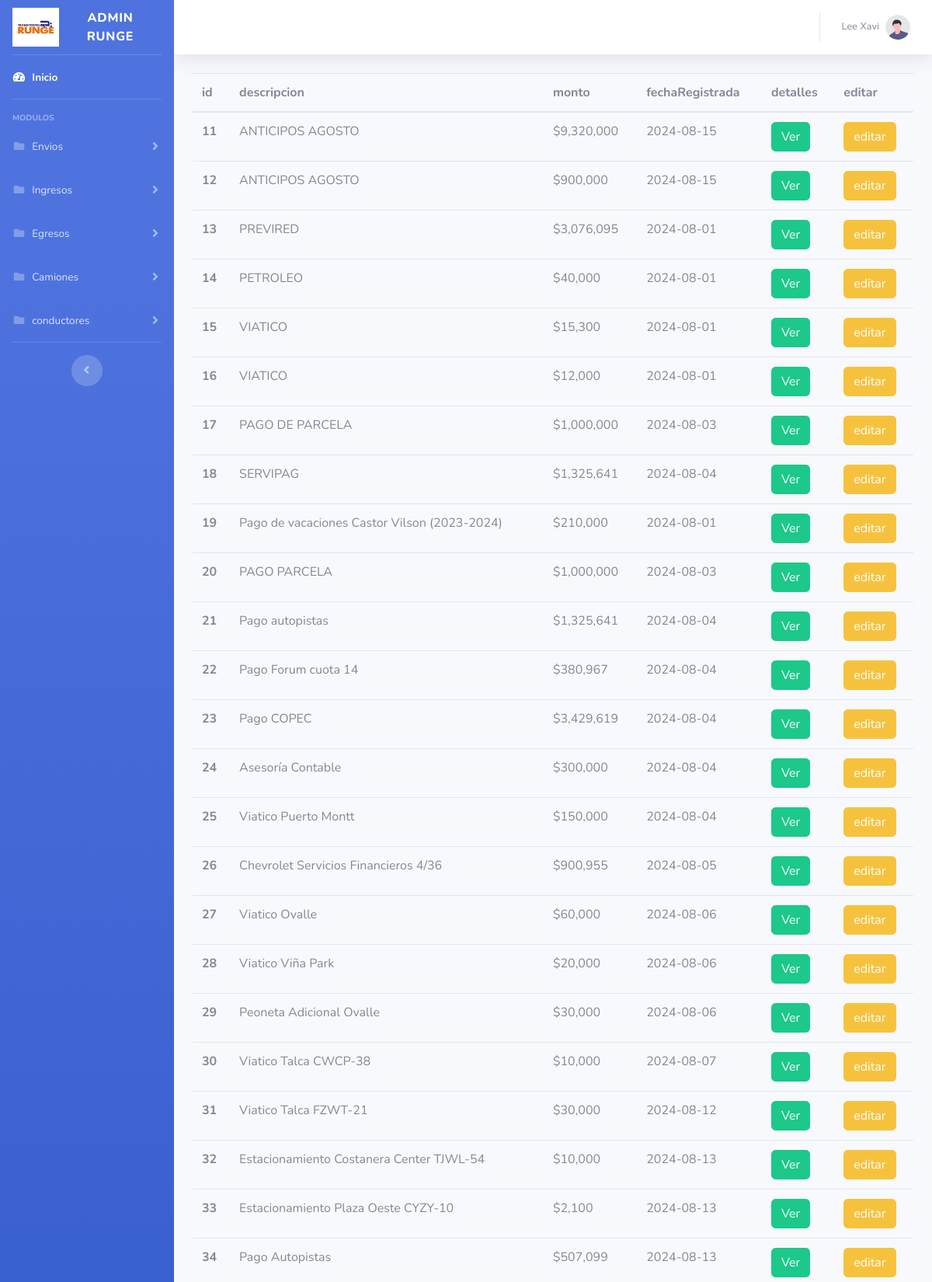
The app's page /php/viewEgresosManuales (upper part) with its own data.
### tables this page shows
CREATE TABLE `egresosmanuales` (
  `idEgresosManuales` int(11) NOT NULL,
  `descripcionEgresosManuales` text DEFAULT NULL,
  `montoEgresosManuales` double DEFAULT NULL,
  `fechaRegistrada` date DEFAULT NULL
);

### php/egresosmanuales.php (called while the page is built, shortened)
<?php
function listarEgresosManuales($con)
{
    $mensaje = "no hay Egresos manuales registrados";
    $usuarios = [];
    $sqlUsarios = "SELECT* from egresosmanuales;";
    $resultUsuarios = $con->query($sqlUsarios);
    if ($resultUsuarios->num_rows > 0) {
        while ($rowUsuarios = $resultUsuarios->fetch_assoc()) {
            $usuarios[] = $rowUsuarios;
        }
    } else {
        return $mensaje;
    }
    return $usuarios;
}

### php/viewEgresosManuales.php (the view, shortened to what this page needs)
<?php
include_once('conection.php');
include_once('egresosmanuales.php');
$egresos=listarEgresosManuales($conexion);
?>
<!DOCTYPE html>
<html lang="en">
<head>
    <link href="../vendor/fontawesome-free/css/all.min.css" rel="stylesheet" type="text/css">
    <link href="../css/sb-admin-2.min.css" rel="stylesheet">
</head>
<body id="page-top">
    <div id="wrapper">
        <ul class="navbar-nav bg-gradient-primary sidebar sidebar-dark accordion" id="accordionSidebar">
            <a class="sidebar-brand d-flex align-items-center justify-content-center" href="admin">
                <div class="sidebar-brand-icon">
                    <img src="../assetspersonal/img/logorunge.jpg" alt="" width="60" height="50">
                </div>
                <div class="sidebar-brand-text mx-3">Admin runge</div>
            </a>
            <hr class="sidebar-divider my-0">
            <li class="nav-item active">
                <a class="nav-link" href="index.html">
                    <i class="fas fa-fw fa-tachometer-alt"></i>
                    <span>Inicio</span></a>
            </li>
            <hr class="sidebar-divider">
            <div class="sidebar-heading">
                Modulos
            </div>
            <li class="nav-item">
                <a class="nav-link collapsed" href="#" data-toggle="collapse" data-target="#collapsePages" aria-expanded="true" aria-controls="collapsePages">
                    <i class="fas fa-fw fa-folder"></i>
                    <span>Envios</span>
                </a>
            </li>
            <li class="nav-item">
                <a class="nav-link collapsed" href="#" data-toggle="collapse" data-target="#collapsePagesingresosManuales"
                    aria-expanded="true" aria-controls="collapsePagesingresosManuales">
                    <i class="fas fa-fw fa-folder"></i>
                    <span>Ingresos</span>
                </a>
            </li>
            <li class="nav-item">
                <a class="nav-link collapsed" href="#" data-toggle="collapse" data-target="#collapsePagesEgresosManuales"
                    aria-expanded="true" aria-controls="collapsePagesingresosManuales">
                    <i class="fas fa-fw fa-folder"></i>
                    <span>Egresos</span>
                </a>
            </li>
            <li class="nav-item">
                <a class="nav-link collapsed" href="#" data-toggle="collapse" data-target="#collapsePagescamiones" aria-expanded="true" aria-controls="collapsePages">
                    <i class="fas fa-fw fa-folder"></i>
                    <span>Camiones</span>
                </a>
            </li>
            <li class="nav-item">
                <a class="nav-link collapsed" href="#" data-toggle="collapse" data-target="#collapsePagesconductores" aria-expanded="true" aria-controls="collapsePages">
                    <i class="fas fa-fw fa-folder"></i>
                    <span>conductores</span>
                </a>
            </li>
            <hr class="sidebar-divider d-none d-md-block">
            <div class="text-center d-none d-md-inline">
                <button class="rounded-circle border-0" id="sidebarToggle"></button>
            </div>
        </ul>
        <div id="content-wrapper" class="d-flex flex-column">
            <div id="content">
                <nav class="navbar navbar-expand navbar-light bg-white topbar mb-4 static-top shadow">
                    <ul class="navbar-nav ml-auto">
                        <li class="nav-item dropdown no-arrow">
                            <a class="nav-link dropdown-toggle" href="#" id="userDropdown" role="button" data-toggle="dropdown" aria-haspopup="true" aria-expanded="false">
                                <span class="mr-2 d-none d-lg-inline text-gray-600 small">Lee Xavi</span>
                                <img class="img-profile rounded-circle" src="../img/undraw_profile.svg">
                            </a>
                        </li>
                    </ul>
                </nav>
                <div class="container-fluid">
                    <table class="table">
                        <thead>
                            <tr>
                                <th scope="col">id</th>
                                <th scope="col">descripcion</th>
                                <th scope="col">monto</th>
                                <th scope="col">fechaRegistrada</th>
                                <th scope="col">detalles</th>
                                <th scope="col">editar</th>
                            </tr>
                        </thead>
                        <tbody>
                            <?php
                                $tipodeRespuesta=gettype($egresos);
                                if($tipodeRespuesta =='array'){
                                foreach ($egresos as $egreso) {
                                echo '
                                <tr>
                                <th scope="row">'.$egreso['idEgresosManuales'].'</th>
                                <td>'.$egreso['descripcionEgresosManuales'].'</td>
                                <td>$'.number_format($egreso['montoEgresosManuales']).'</td>
                                 <td>'.$egreso['fechaRegistrada'].'</td>
                                <td>
                                <form action="detalleEnvio" method="POST">
                                <input type="hidden" id="linkFoto" name="idEnvio" value="'.$egreso['idEgresosManuales'].'" />
                                <button type="submit" class="btn btn-success">Ver</button>
                                </form>
                                </td>
                                 <td>
                                <form action="editarEnvioView" method="POST">
                                <input type="hidden" id="linkFoto" name="idEnvio" value="'.$egreso['idEgresosManuales'].'" />
                                <button type="submit" class="btn btn-warning">editar</button>
                                </form>
                                </td>
                                 </tr>
                                ';
                            }}else if($tipodeRespuesta=='string'){
                                echo '<tr><td colspan="5">No se encontraron ingresos manuales.</td></tr>';
                            }
                            ?>
                        </tbody>
                    </table>
                </div>
            </div>
        </div>
</body>
</html>

### records on screen
egresosmanuales: idEgresosManuales "11", descripcionEgresosManuales "ANTICIPOS AGOSTO", montoEgresosManuales "9,320,000", fechaRegistrada "2024-08-15"
egresosmanuales: idEgresosManuales "12", descripcionEgresosManuales "ANTICIPOS AGOSTO", montoEgresosManuales "900,000", fechaRegistrada "2024-08-15"
egresosmanuales: idEgresosManuales "13", descripcionEgresosManuales "PREVIRED", montoEgresosManuales "3,076,095", fechaRegistrada "2024-08-01"
egresosmanuales: idEgresosManuales "14", descripcionEgresosManuales "PETROLEO", montoEgresosManuales "40,000", fechaRegistrada "2024-08-01"
egresosmanuales: idEgresosManuales "15", descripcionEgresosManuales "VIATICO", montoEgresosManuales "15,300", fechaRegistrada "2024-08-01"
egresosmanuales: idEgresosManuales "16", descripcionEgresosManuales "VIATICO", montoEgresosManuales "12,000", fechaRegistrada "2024-08-01"
egresosmanuales: idEgresosManuales "17", descripcionEgresosManuales "PAGO DE PARCELA", montoEgresosManuales "1,000,000", fechaRegistrada "2024-08-03"
egresosmanuales: idEgresosManuales "18", descripcionEgresosManuales "SERVIPAG", montoEgresosManuales "1,325,641", fechaRegistrada "2024-08-04"
egresosmanuales: idEgresosManuales "19", descripcionEgresosManuales "Pago de vacaciones Castor Vilson (2023-2024)", montoEgresosManuales "210,000", fechaRegistrada "2024-08-01"
egresosmanuales: idEgresosManuales "20", descripcionEgresosManuales "PAGO PARCELA", montoEgresosManuales "1,000,000", fechaRegistrada "2024-08-03"
egresosmanuales: idEgresosManuales "21", descripcionEgresosManuales "Pago autopistas", montoEgresosManuales "1,325,641", fechaRegistrada "2024-08-04"
egresosmanuales: idEgresosManuales "22", descripcionEgresosManuales "Pago Forum cuota 14", montoEgresosManuales "380,967", fechaRegistrada "2024-08-04"
egresosmanuales: idEgresosManuales "23", descripcionEgresosManuales "Pago COPEC", montoEgresosManuales "3,429,619", fechaRegistrada "2024-08-04"
egresosmanuales: idEgresosManuales "24", descripcionEgresosManuales "Asesoría Contable", montoEgresosManuales "300,000", fechaRegistrada "2024-08-04"
egresosmanuales: idEgresosManuales "25", descripcionEgresosManuales "Viatico Puerto Montt", montoEgresosManuales "150,000", fechaRegistrada "2024-08-04"
egresosmanuales: idEgresosManuales "26", descripcionEgresosManuales "Chevrolet Servicios Financieros 4/36", montoEgresosManuales "900,955", fechaRegistrada "2024-08-05"
egresosmanuales: idEgresosManuales "27", descripcionEgresosManuales "Viatico Ovalle", montoEgresosManuales "60,000", fechaRegistrada "2024-08-06"
egresosmanuales: idEgresosManuales "28", descripcionEgresosManuales "Viatico Viña Park", montoEgresosManuales "20,000", fechaRegistrada "2024-08-06"
egresosmanuales: idEgresosManuales "29", descripcionEgresosManuales "Peoneta Adicional Ovalle", montoEgresosManuales "30,000", fechaRegistrada "2024-08-06"
egresosmanuales: idEgresosManuales "30", descripcionEgresosManuales "Viatico Talca CWCP-38", montoEgresosManuales "10,000", fechaRegistrada "2024-08-07"
egresosmanuales: idEgresosManuales "31", descripcionEgresosManuales "Viatico Talca FZWT-21", montoEgresosManuales "30,000", fechaRegistrada "2024-08-12"
egresosmanuales: idEgresosManuales "32", descripcionEgresosManuales "Estacionamiento Costanera Center TJWL-54", montoEgresosManuales "10,000", fechaRegistrada "2024-08-13"
egresosmanuales: idEgresosManuales "33", descripcionEgresosManuales "Estacionamiento Plaza Oeste CYZY-10", montoEgresosManuales "2,100", fechaRegistrada "2024-08-13"
egresosmanuales: idEgresosManuales "34", descripcionEgresosManuales "Pago Autopistas", montoEgresosManuales "507,099", fechaRegistrada "2024-08-13"
